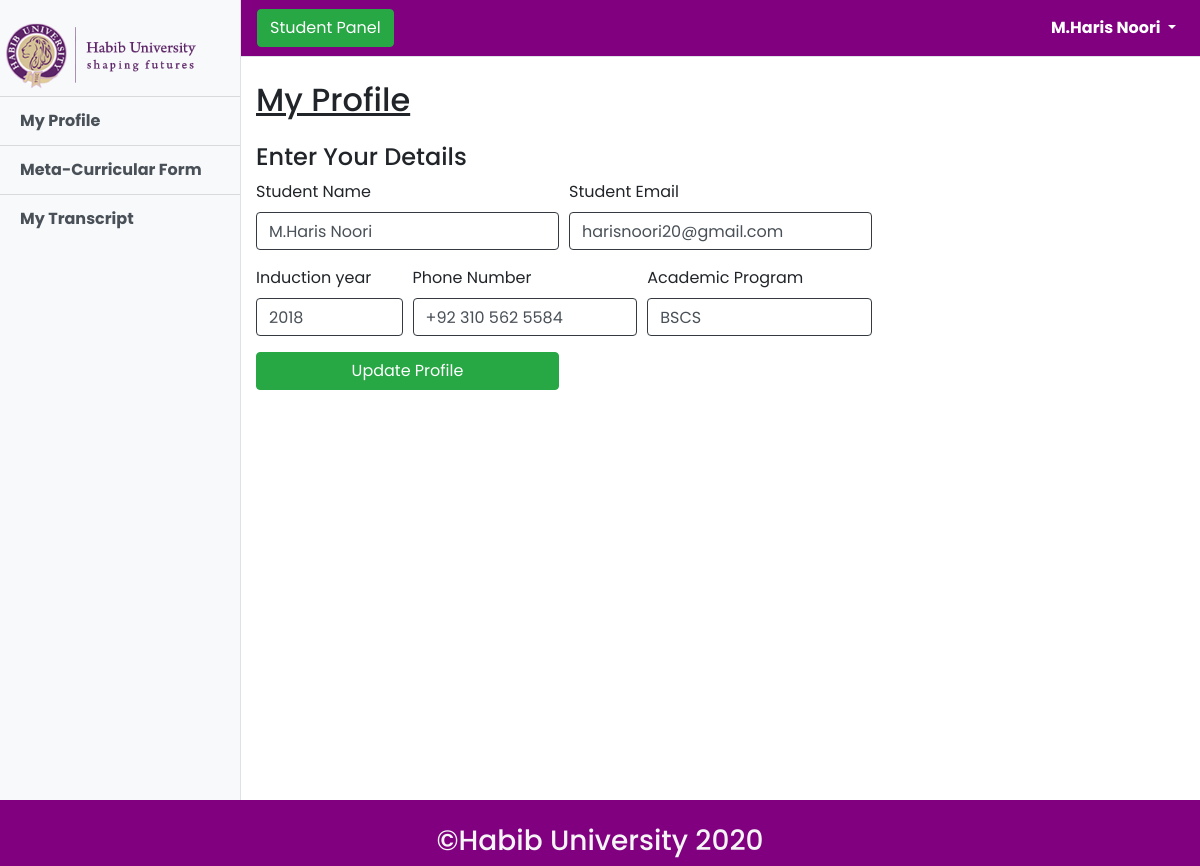
The app's page /src/student/my_profile.php (signed in) with its own data.
### tables this page shows
CREATE TABLE `student` (
  `std_id` int(11) NOT NULL,
  `std_password` varchar(50) NOT NULL,
  `std_name` varchar(50) DEFAULT NULL,
  `std_email` varchar(50) DEFAULT NULL,
  `std_ind_year` int(10) DEFAULT NULL,
  `std_phone` varchar(20) DEFAULT NULL,
  `std_program` varchar(50) DEFAULT NULL
);

### src/student/my_profile.php (the view, shortened to what this page needs)
<?php include "../connect.php";
?>
<!DOCTYPE html>
<html lang="en">
<head>
    <link rel="stylesheet" href="../../css/my_profile.css">
</head>
<body>
<?php include "student_head.php";
    $qry_get_profile = " SELECT std_name, std_email, std_ind_year, std_phone, std_program FROM student WHERE std_id='".$_SESSION["student"]."' ";
    $res = $con->query($qry_get_profile);
    $row = $res->fetch_assoc();
?>
    <div class="container-fluid">
        <h2 class="mt-4"><u>My Profile</u></h2>
        <h4 class="mt-4">Enter Your Details</h4>
        <form class="myform" action="" method="POST">
            <div class="form-row">
                <div class="form-group col-md-4">
                    <label for="">Student Name</label>
                    <input name="std_name" type="text" class="form-control border-dark" value="<?php echo $row["std_name"]?>" placeholder="Full Name" id="inputEmail4">
                </div>
                <div class="form-group col-md-4">
                    <label for="">Student Email</label>
                    <input name="std_email" type="email" class="form-control border-dark" value="<?php echo $row["std_email"]?>" placeholder="email@domain.com" id="inputEmail4">
                </div>
            </div>
            <div class="form-row">
                <div class="form-group col-md-2">
                    <label for="">Induction year</label>
                    <input name="std_ind_year" type="number" class="form-control border-dark" value="<?php echo $row["std_ind_year"]?>" placeholder="2017, 2020 etc." id="inputEmail4">
                </div>
                <div class="form-group col-md-3">
                    <label for="">Phone Number</label>
                    <input name="std_phone" type="text" class="form-control border-dark" value="<?php echo $row["std_phone"]?>" placeholder="0 123 456 789" id="inputEmail4">
                </div>
                <div class="form-group col-md-3">
                    <label for="">Academic Program</label>
                    <input name="std_program" type="text" class="form-control border-dark" value="<?php echo $row["std_program"]?>" placeholder="BSCS, BBA, BSIT etc." id="inputEmail4">
                </div>
            </div>
            <div class="form-row">
                <div class="col-md-4">
                    <button type="submit" name="btn_id" class="btn btn-success btn-block">Update Profile</button>
                </div>
            </div>
        </form>
    </div>
<?php include "student_foot.php" ?><?php

### css/my_profile.css (style rules this page uses)
body { font-family: 'Audiowide', cursive; }

### css/simple-sidebar.css (style rules this page uses)
body { overflow-x: hidden; }

### src/student/student_head.php (style rules this page uses)
body { font-family: 'Poppins', sans-serif; }

### records on screen
student: std_name "M.Haris Noori", std_email "harisnoori20@gmail.com", std_ind_year "2018", std_phone "+92 310 562 5584", std_program "BSCS"

### other values on screen
$_SESSION["student_name"] "M.Haris Noori"
